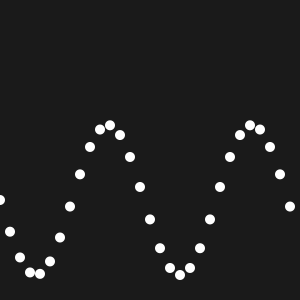
Frame 1 (no input)
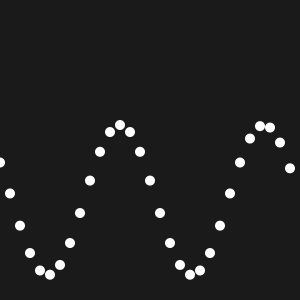
Frame 60 (the mouse pressed at the canvas centre just before this capture)
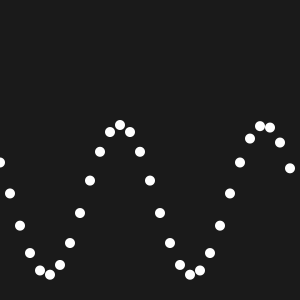
Frame 120 (the mouse held since frame 60 and released just before this capture)

The Processing sketch that drew these frames (run headless with seeded random() and noise(); from frame 60 on, the mouse is pressed at the canvas centre):

// Processing sketch: codeADaySineExploration
// ── codeADaySineExploration.pde
color bg = #1A1A1A;
int a = 0;

void setup() {
  background(bg);
  size(300, 300);
}

void draw() {
  background(bg);
  noStroke();
  fill(255, 255, 255);
  
  for (int i = 0; i < width; i+=10) {
    ellipse(i, height/1.5+sin(radians(a))*75, 10, 10);
    a+=25;
  }
}
